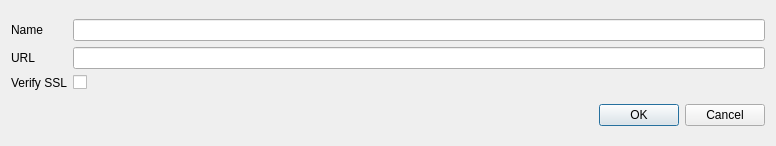
<?xml version="1.0" encoding="UTF-8"?>
<ui version="4.0">
 <class>Dialog</class>
 <widget class="QDialog" name="Dialog">
  <property name="geometry">
   <rect>
    <x>0</x>
    <y>0</y>
    <width>776</width>
    <height>146</height>
   </rect>
  </property>
  <property name="sizePolicy">
   <sizepolicy hsizetype="MinimumExpanding" vsizetype="Fixed">
    <horstretch>1</horstretch>
    <verstretch>1</verstretch>
   </sizepolicy>
  </property>
  <property name="windowTitle">
   <string>Edit Remote</string>
  </property>
  <property name="modal">
   <bool>true</bool>
  </property>
  <layout class="QVBoxLayout" name="verticalLayout">
   <item>
    <layout class="QGridLayout" name="edit_grid" rowstretch="1,0,0" columnstretch="0,0">
     <property name="sizeConstraint">
      <enum>QLayout::SetMinAndMaxSize</enum>
     </property>
     <item row="2" column="1">
      <widget class="QCheckBox" name="verify_ssl_checkbox">
       <property name="text">
        <string/>
       </property>
      </widget>
     </item>
     <item row="1" column="0">
      <widget class="QLabel" name="url_label">
       <property name="sizePolicy">
        <sizepolicy hsizetype="Preferred" vsizetype="Preferred">
         <horstretch>0</horstretch>
         <verstretch>0</verstretch>
        </sizepolicy>
       </property>
       <property name="minimumSize">
        <size>
         <width>0</width>
         <height>0</height>
        </size>
       </property>
       <property name="text">
        <string>URL</string>
       </property>
       <property name="wordWrap">
        <bool>true</bool>
       </property>
      </widget>
     </item>
     <item row="1" column="1">
      <widget class="QLineEdit" name="url_line_edit">
       <property name="sizePolicy">
        <sizepolicy hsizetype="Expanding" vsizetype="Fixed">
         <horstretch>0</horstretch>
         <verstretch>0</verstretch>
        </sizepolicy>
       </property>
       <property name="minimumSize">
        <size>
         <width>0</width>
         <height>0</height>
        </size>
       </property>
       <property name="frame">
        <bool>true</bool>
       </property>
      </widget>
     </item>
     <item row="0" column="1">
      <widget class="QLineEdit" name="name_line_edit"/>
     </item>
     <item row="0" column="0">
      <widget class="QLabel" name="name_label">
       <property name="text">
        <string>Name</string>
       </property>
       <property name="wordWrap">
        <bool>true</bool>
       </property>
      </widget>
     </item>
     <item row="2" column="0">
      <widget class="QLabel" name="verify_ssl_label">
       <property name="text">
        <string>Verify SSL</string>
       </property>
      </widget>
     </item>
    </layout>
   </item>
   <item>
    <widget class="QDialogButtonBox" name="button_box">
     <property name="sizePolicy">
      <sizepolicy hsizetype="Expanding" vsizetype="Fixed">
       <horstretch>1</horstretch>
       <verstretch>1</verstretch>
      </sizepolicy>
     </property>
     <property name="orientation">
      <enum>Qt::Horizontal</enum>
     </property>
     <property name="standardButtons">
      <set>QDialogButtonBox::Cancel|QDialogButtonBox::Ok</set>
     </property>
    </widget>
   </item>
  </layout>
 </widget>
 <resources/>
 <connections>
  <connection>
   <sender>button_box</sender>
   <signal>rejected()</signal>
   <receiver>Dialog</receiver>
   <slot>reject()</slot>
   <hints>
    <hint type="sourcelabel">
     <x>316</x>
     <y>260</y>
    </hint>
    <hint type="destinationlabel">
     <x>286</x>
     <y>274</y>
    </hint>
   </hints>
  </connection>
 </connections>
</ui>
